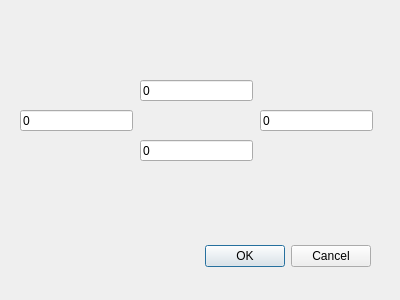
<?xml version="1.0" encoding="UTF-8"?>
<ui version="4.0">
 <class>ResizeDialog</class>
 <widget class="QDialog" name="ResizeDialog">
  <property name="geometry">
   <rect>
    <x>0</x>
    <y>0</y>
    <width>400</width>
    <height>300</height>
   </rect>
  </property>
  <property name="windowTitle">
   <string>Dialog</string>
  </property>
  <widget class="QDialogButtonBox" name="buttonBox">
   <property name="geometry">
    <rect>
     <x>30</x>
     <y>240</y>
     <width>341</width>
     <height>32</height>
    </rect>
   </property>
   <property name="orientation">
    <enum>Qt::Horizontal</enum>
   </property>
   <property name="standardButtons">
    <set>QDialogButtonBox::Cancel|QDialogButtonBox::Ok</set>
   </property>
  </widget>
  <widget class="QLineEdit" name="topEdit">
   <property name="geometry">
    <rect>
     <x>140</x>
     <y>80</y>
     <width>113</width>
     <height>21</height>
    </rect>
   </property>
   <property name="text">
    <string>0</string>
   </property>
  </widget>
  <widget class="QLineEdit" name="bottomEdit">
   <property name="geometry">
    <rect>
     <x>140</x>
     <y>140</y>
     <width>113</width>
     <height>21</height>
    </rect>
   </property>
   <property name="text">
    <string>0</string>
   </property>
  </widget>
  <widget class="QLineEdit" name="leftEdit">
   <property name="geometry">
    <rect>
     <x>20</x>
     <y>110</y>
     <width>113</width>
     <height>21</height>
    </rect>
   </property>
   <property name="text">
    <string>0</string>
   </property>
  </widget>
  <widget class="QLineEdit" name="rightEdit">
   <property name="geometry">
    <rect>
     <x>260</x>
     <y>110</y>
     <width>113</width>
     <height>21</height>
    </rect>
   </property>
   <property name="text">
    <string>0</string>
   </property>
  </widget>
 </widget>
 <resources/>
 <connections>
  <connection>
   <sender>buttonBox</sender>
   <signal>accepted()</signal>
   <receiver>ResizeDialog</receiver>
   <slot>accept()</slot>
   <hints>
    <hint type="sourcelabel">
     <x>248</x>
     <y>254</y>
    </hint>
    <hint type="destinationlabel">
     <x>157</x>
     <y>274</y>
    </hint>
   </hints>
  </connection>
  <connection>
   <sender>buttonBox</sender>
   <signal>rejected()</signal>
   <receiver>ResizeDialog</receiver>
   <slot>reject()</slot>
   <hints>
    <hint type="sourcelabel">
     <x>316</x>
     <y>260</y>
    </hint>
    <hint type="destinationlabel">
     <x>286</x>
     <y>274</y>
    </hint>
   </hints>
  </connection>
 </connections>
</ui>
